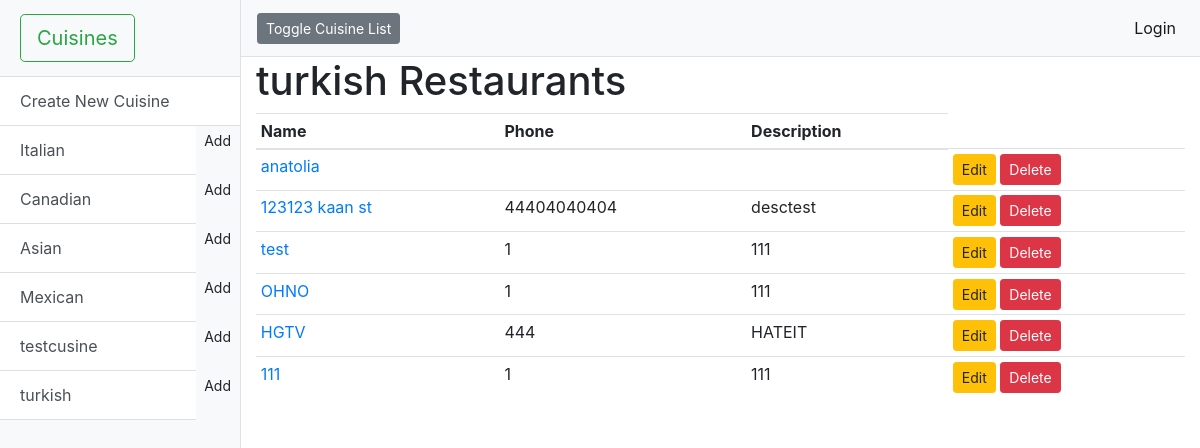
The app's page /cuisines/6/, older data.
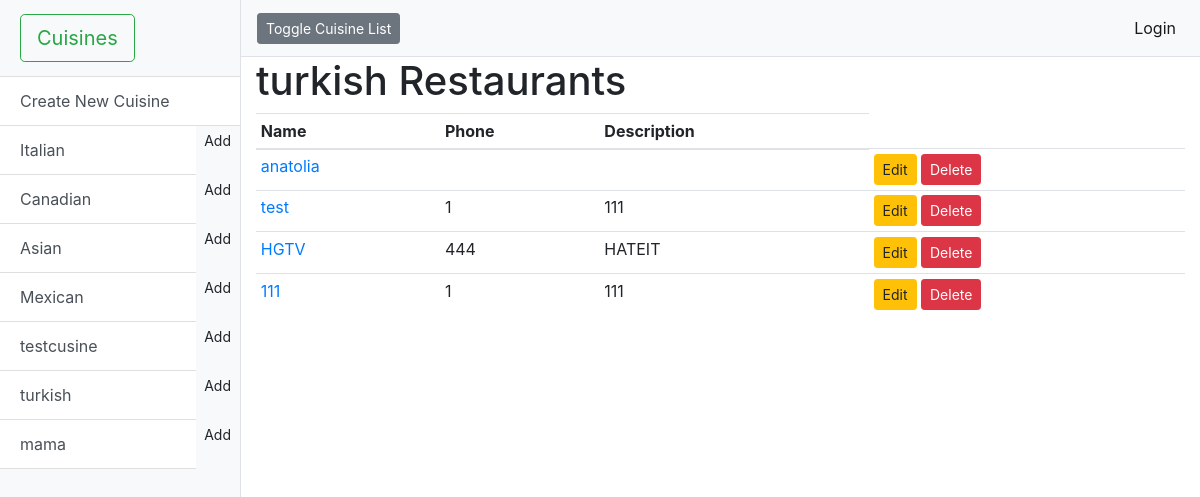
The same page, newer data.
### db_setup.py (models this page shows, shortened)
class Cuisine(Base):
    __tablename__ = 'cuisine'  # Table in the database
    id = Column(Integer, primary_key=True)
    name = Column(String(80), nullable=False)

class Restaurant(Base):
    __tablename__ = 'restaurant'
    name = Column(String(80), nullable=False)
    id = Column(Integer, primary_key=True)
    description = Column(String(250))
    phone = Column(String(20))
    website = Column(String(30))
    address = Column(String(250))
    review = Column(String(3))  # would you eat here again? yes/no
    cuisine_id = Column(Integer, ForeignKey('cuisine.id'))
    cuisine = relationship(Cuisine)  # Relationship to the actual class

### catalog.py (the view)
@app.route('/cuisines/<int:cuisine_id>/', methods=['GET'])
@app.route('/cuisines/<int:cuisine_id>/restaurant/', methods=['GET'])
def showRestaurants(cuisine_id):
    cuisines = session.query(Cuisine).all()
    cuisineName  = session.query(Cuisine).filter_by(id=cuisine_id).one()
    restaurants = session.query(Restaurant).filter_by(cuisine_id=cuisine_id)
    return render_template('restaurants.html', title='Restaurant Catalog', cuisines=cuisines, restaurants=restaurants, cuisineName=cuisineName, login_session=login_session)

### templates/restaurants.html (shortened to what this page needs)
<!DOCTYPE html>
<html lang="en">
<head>
    <link href="/static/vendor/bootstrap/css/bootstrap.min.css" rel="stylesheet">
    <link href="/static/simple-sidebar.css" rel="stylesheet">
</head>
<body>
<div class="d-flex" id="wrapper">
    <div class="bg-light border-right" id="sidebar-wrapper">
        <div class="sidebar-heading"><a href="/" class="btn btn-outline-success btn-lg" data-toggle="tooltip"
                                        data-placement="top" title="Homepage">Cuisines</a></div>
        <div class="list-group list-group-flush">
            <a href="/cuisines/new/" class="list-group-item list-group-item-action btn btn-success" role="button">Create
                New Cuisine</a>
            {% for cuisine in cuisines %}
            <div class="btn-group" role="group" aria-label="Modify Cuisine"></a>
                <a href="/cuisines/{{ cuisine.id }}/" class="btn list-group-item list-group-item-action btn btn-light"
                   role="button">{{ cuisine.name }}</a>
                <a href="/cuisines/{{ cuisine.id }}/restaurant/new/" class="btn btn-sm" role="button"
                   data-toggle="tooltip" data-placement="top"
                   title="Add new restaurant into {{ cuisine.name }} Cuisine">Add</a>
            </div>
            {% endfor %}
        </div>
    </div>
    <div id="page-content-wrapper">
        <nav class="navbar navbar-expand-lg navbar-light bg-light border-bottom">
            <button class="btn btn-secondary btn-sm" id="menu-toggle">Toggle Cuisine List</button>&nbsp;
            <div class="collapse navbar-collapse" id="navbarSupportedContent">
                <ul class="navbar-nav ml-auto mt-2 mt-lg-0">
                    <li class="nav-item active">
                        {%- if login_session.username -%}
                        <img src="{{login_session.picture}}" class="img-responsive">
                        <a class="nav-link" href="/gdisconnect">Logout<span class="sr-only">(current)</span></a>
                        {%- else -%}
                        <a class="nav-link" href="/login">Login<span class="sr-only">(current)</span></a>
                        {%- endif -%}
                    </li>
                </ul>
            </div>
        </nav>
        <div class="container-fluid">
            <h1>{{ cuisineName.name }} Restaurants</h1>
            {% if restaurants.count() ==0 %}
            <div class="alert alert-danger" role="alert">
                There are no restaurants under this cuisine yet! <br> Use the "Add" button next to the cuisine name on
                the left menu bar.
            </div>
            {% else %}
            <table class="table table-sm table-hover">
                <thead>
                <tr>
                    <th scope="col">Name</th>
                    <th scope="col">Phone</th>
                    <th scope="col">Description</th>
                </tr>
                </thead>
                <tbody>
                {% for restaurant in restaurants %}
                <tr>
                    <td><a href="{{ restaurant.website }}">{{ restaurant.name }}</a></td>
                    <td>{{ restaurant.phone }}</td>
                    <td>{{ restaurant.description }}</td>
                    <td>
                        <a href="/cuisines/{{ restaurant.cuisine_id }}/restaurant/{{ restaurant.id }}/edit/"
                           class="btn btn-secondary btn-sm btn-warning" role="button" data-toggle="tooltip"
                           data-placement="top" title="Edit {{ restaurant.name }}">Edit</a>
                        <a href="/cuisines/{{ restaurant.cuisine_id }}/restaurant/{{ restaurant.id }}/delete/"
                           class="btn btn-secondary btn-sm btn-danger" role="button" data-toggle="tooltip"
                           data-placement="top" title="Delete {{ restaurant.name }}">Delete</a>
                    </td>
                </tr>
                {% endfor %}
                </tbody>
            </table>
            {% endif %}
        </div>
    </div>
</div>
</body>
</html>

### static/simple-sidebar.css (style rules this page uses)
body { overflow-x: hidden; }
#sidebar-wrapper { min-height: 100vh; margin-left: -15rem; -webkit-transition: margin .25s ease-out; -moz-transition: margin .25s ease-out; -o-transition: margin .25s ease-out; transition: margin .25s ease-out; }
#sidebar-wrapper .sidebar-heading { padding: 0.875rem 1.25rem; font-size: 1.2rem; }
#sidebar-wrapper .list-group { width: 15rem; }
#page-content-wrapper { min-width: 100vw; }
@media (min-width: 768px) { #sidebar-wrapper { margin-left: 0; } }
@media (min-width: 768px) { #page-content-wrapper { min-width: 0; width: 100%; } }

Row changes from the older to the newer data that the page shows:
removed Restaurant: name "123123 kaan st", phone "44404040404", description "desctest"
removed Restaurant: name "OHNO", phone "1", description "111"
added Cuisine: name "mama"
